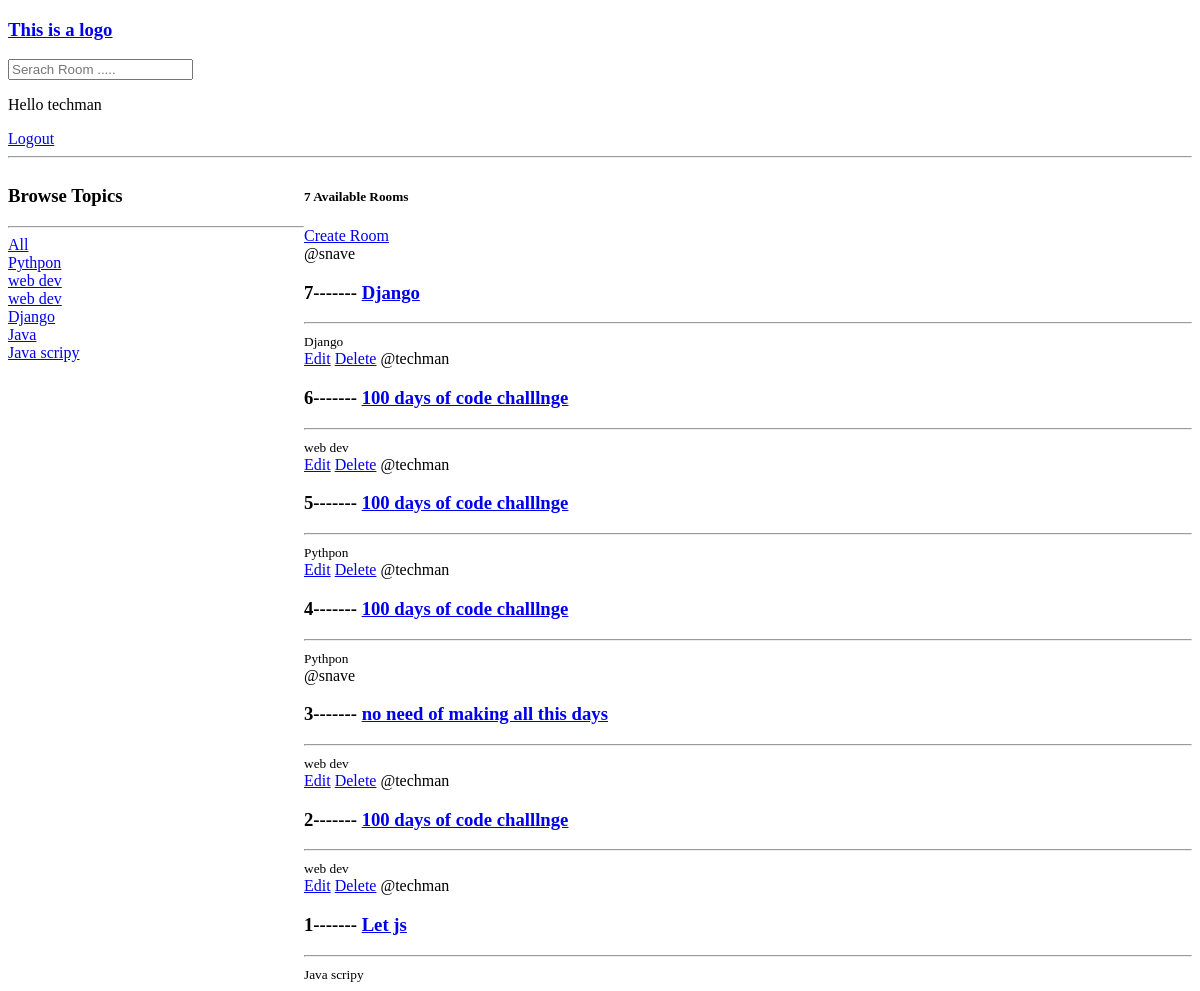
The app's page / (signed in), older data.
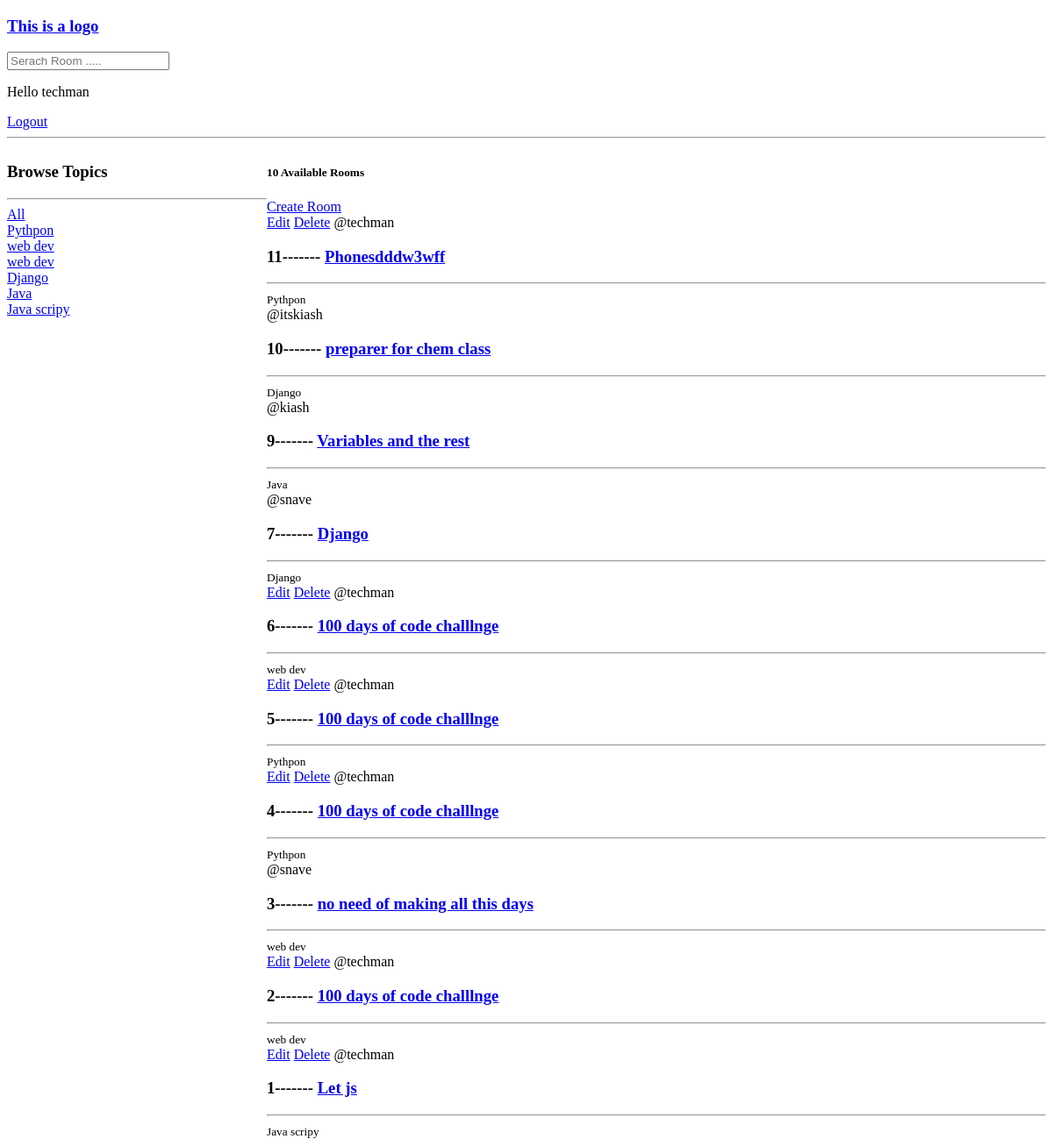
The same page, newer data.
### core/models.py (models this page shows, shortened)
class Topic(models.Model):
    name = models.CharField(max_length=200,null=True,blank=True)

class Room(models.Model):
    host=models.ForeignKey(User,on_delete=models.CASCADE,null=True,blank=True)
    topic=models.ForeignKey(Topic,on_delete=models.SET_NULL,null=True)
    name = models.CharField(max_length=255,null=True,blank=True)
    description = models.TextField(max_length=1000,null=True,blank=True)
    participants = models.ManyToManyField(User,related_name='participants',blank=True)
    updated = models.DateTimeField(auto_now=True)
    created = models.DateTimeField(auto_now_add=True)
    class Meta:
        ordering = ['-created' , '-updated']

### core/views.py (the view)
# urls.py: 2. Add a URL to urlpatterns:  path('', views.home, name='home')
def home(request):
    q=request.GET.get('q') if request.GET.get('q') else ''
    rooms=Room.objects.filter(
        Q(topic__name__icontains=q) |
        Q(name__icontains=q) |
        Q(description__icontains=q)
    )
    topics=Topic.objects.all()
    room_count=rooms.count()
    context={
        'rooms':rooms,
        'topics':topics,
        'room_count':room_count,
    }
    return render(request,'core/home.html',context)

### core/templates/core/home.html (shortened to what this page needs)
{% extends 'base.html' %}
{% load static %}
{% block content %}
<div class="home-container">
    <div>
        <h3>Browse Topics</h3>
        <hr>
        <div>
            <a href="{% url 'core:home' %}">All</a>
        </div>
        {% for topic in topics %}
        <div>
            <a href="{% url 'core:home' %}?q={{topic.name}}">{{topic.name}}</a>
        </div>
        {% endfor %}
    </div>
    <div>
        <h5>{{room_count}} Available Rooms</h5>
        <a href="{% url 'core:create-room' %}">Create Room</a>
        <div>
            {% for room in rooms %}
            <div>
                <div>
                    {% if request.user == room.host %}
                    <a href="{% url 'core:update-room' room.id %}">Edit</a>
                    <a href="{% url 'core:delete-room' room.id %}">Delete</a>
                    {% endif %}
                    <span>@{{room.host.username}}</span>
                    <h3> {{room.id}}-------   <a href="{%  url 'core:room' room.id %}">{{room.name}}</a> </h3>
                    <hr>
                    <small>{{room.topic.name}}</small>
                </div>
            </div>
            {% endfor %}
        </div>
    </div>
</div>
{%  endblock %}

Row changes from the older to the newer data that the page shows:
added Room: shows "Edit", host.username "techman", id "11", name "Phonesdddw3wff", topic.name "Pythpon"
added Room: host.username "itskiash", id "10", name "preparer for chem class", topic.name "Django"
added Room: host.username "kiash", id "9", name "Variables and the rest", topic.name "Java"
Text that changed along with them:
{{ room_count }}: "7" → "10"
